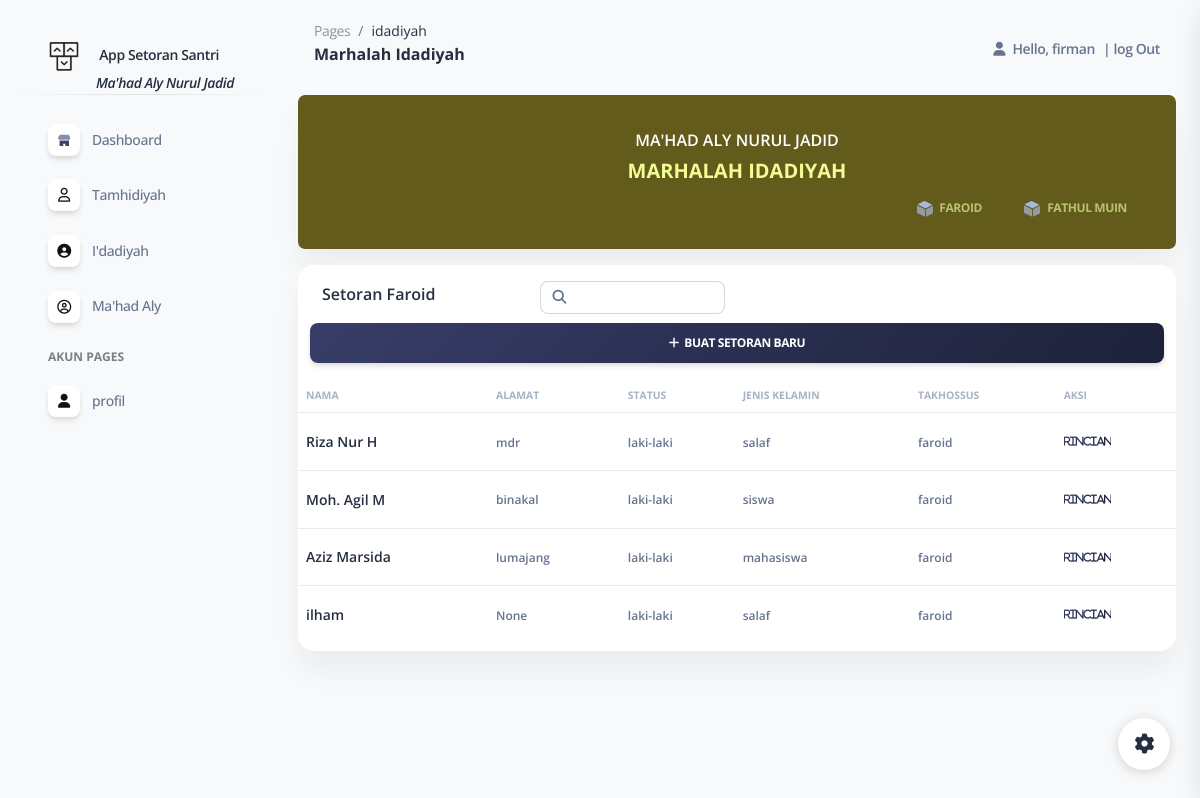
/faroid (signed in), run on the app's committed database.
### appstor/models.py (models this page shows, shortened)
class Santri(models.Model):
    jenis={
        ('laki-laki','laki-laki'),
        ('perempuan','perempuan')
     }
    statusp={
        ('siswa','siswa'),
        ('mahasiswa','mahasiswa'),
        ('salaf','salaf')
     }
    marhalah={
        ('Tamhidiyah','Tamhidiyah'),
        ('Idadiyah','Idadiyah'),
        ('Mahad Aly','Mahad Aly'),
     }
    jns={
        ('nubzah','nubzah'),
        ('fathul qorib','fathul qorib'),
        ('fathul muin','fathul muin'),
        ('faroid','faroid'),
        ('arudl','arudl'),
        ('mantiq','mantiq'),
        ('balaghoh','balaghoh'),
        ('qowaid fiqh','qowaid fiqh'),
        ('usul fiqh','usul fiqh'),
     }
    nama = models.CharField(max_length=200, blank=False, null=True)
    alamat = models.CharField( max_length=200, blank=True, null=True)
    status = models.CharField(choices=statusp, max_length=200, blank=True, null=True)
    jk = models.CharField(choices=jenis, max_length=20, blank=True, null=True)
    marhalah= models.CharField(choices=marhalah, max_length=30, blank=True, null=True)
    takhossus = models.CharField(choices=jns, max_length=30, blank=True, null=True)

### appstor/views.py (the view)
@login_required(login_url='login')
def faroid(request):
    list_muin = Santri.objects.all()
    filtermin = list_muin.filter(takhossus ='faroid')
    filter_santrim = SantriFilter(request.GET, queryset=filtermin)
    filtermin =filter_santrim.qs
    context = {
        'judul' : 'Marhalah Idadiyah',
        'menu': 'faroid',
        'page': 'idadiyah',
        'faroid': filtermin,
        'filter_data_santri': filter_santrim,
     }
    return render(request, 'data/faroid.html', context)

### appstor/templates/data/faroid.html (shortened to what this page needs)
{% extends "data/main.html" %}
{% block content %}
{% load static %}
{% load widget_tweaks %}
<div class="container-fluid">
    <div class="col-lg-0 mb-lg-0 mb-2">
        <div class="card">
                <div  style="background-color:rgba(99, 91, 28, 0.996); "  class="card-body p-20 badge  mt-0 w-100 me-4">
                <div class="row">
                    <div class="col-lg-0">
                        <div class="d-flex flex-column h-50">
                            <p class="mb-1 pt-2 text-bold">Ma'had ALy Nurul Jadid</p>
                            <h5 class="font-weight-bolder " style="color:rgb(244, 252, 150);">{{ judul}}</h5>
                            <div class="row gx-4">
                                <div
                                    class="col-lg-4 col-md-6 my-sm-auto ms-sm-auto me-sm-0 mx-auto mt-3 bg-transparent">
                                    <ul class="nav nav-pills nav-fill p-1 bg-transparent" role="tablist">
                                        <li class="nav-item">
                                            <a data-bs-toggle="tab"
                                             role="tab" aria-controls="overview"
                                                aria-selected="true" >
                                                <a  class="nav-link mb-0 px-0 py-1" href="{% url 'faroid' %}">
                                                <span class="ms-1" style="color:#b9c370;" >Faroid</span>
                                            </a>
                                        </a>
                                        </li>
                                        <li class="nav-item">
                                            <a data-bs-toggle="tab"
                                             role="tab" aria-controls="overview"
                                                aria-selected="true" >
                                                <a  class="nav-link mb-0 px-0 py-1 "  href="{% url 'muin' %}">
                                              <span class="ms-1" style="color:#b9c370;">Fathul Muin</span>
                                            </a>
                                        </li>
                                    </ul>
                                </div>
                            </div>
                        </div>
                    </div>
                </div>
            </div>
        </div>
    </div>
    <div class="row mt-3">
        <div class="col-12">
            <div class="card mb-4">
                <div class="ms-4 mt-3  pe-md-3 d-flex align-items-center">
                    <div class="me-md-2 w-25">
                        <h6>Setoran Faroid </h6>
                    </div>
                    <form method="get">
                        <div class="row  text-sm  w-600 ">
                                 <div class="col input-group " style="width: 100;" aria-placeholder="cari nama">
                                <span class="input-group-text text-body"><i class="fas fa-search" aria-hidden="true"
                                        aria-placeholder="nama"></i></span>
                                {{ filter_data_santri.form.nama | add_class:"form-control form-control-sm"}}
                            </div>
                        </div>
                    </form>
                </div>
                <div class="position-relative width-20px bg-cover top-0 width-20 ms-4 mb-3 mt-2 me-4 mx-0 ">
                    <div class="row">
                        <a class="btn bg-gradient-dark mb-0" href="{% url 'setorbaru' %}"><i
                                class="fas fa-plus"></i>&nbsp;&nbsp;buat setoran baru</a>
                    </div>
                </div>
                <div class="card-body px-0 pt-0 pb-2">
                    <div class="table-responsive p-0">
                        <table class="table align-items-center justify-content-center mb-0">
                            <thead>
                                <tr>
                                    <td class="text-uppercase text-secondary text-xxs font-weight-bolder opacity-7 ps-2">
                                        Nama</td>
                                    <td class="text-uppercase text-secondary text-xxs font-weight-bolder opacity-7 ps-2">
                                        alamat</td>
                                    <td class="text-uppercase text-secondary text-xxs font-weight-bolder  opacity-7 me-sm-1 ps-2">
                                        status</td>
                                    <td class="text-uppercase text-secondary text-xxs font-weight-bolder  opacity-7 me-sm-1 ps-2">
                                        Jenis kelamin</td>
                                    <td class="text-uppercase text-secondary text-xxs font-weight-bolder  opacity-7 me-sm-1 ps-2">
                                        takhossus</td>
                                    <td class="text-uppercase text-secondary text-xxs font-weight-bolder  opacity-7 ps-2">
                                        aksi</td>
                                </tr>
                            </thead>
                            <tbody>
                                {% for datanubzah in faroid %}
                                <tr>
                                    <td>
                                        <div class="d-flex px-0">
                                            <div class="my-auto">
                                                <h6 class="mb-0 text-sm"> {{ datanubzah.nama }}</h6>
                                            </div>
                                        </div>
                                    </td>
                                    <td>
                                        <span class="text-xs font-weight-bold"> {{ datanubzah.alamat }}</span>
                                    </td>
                                    <td>
                                        <span class="text-xs font-weight-bold"> {{ datanubzah.jk }}</span>
                                    </td>
                                    <td>
                                        <span class="text-xs font-weight-bold"> {{ datanubzah.status }}</span>
                                    </td>
                                    <td> <span class="text-xs font-weight-bold"> {{ datanubzah.takhossus}}</span>
                                    </td>
                                    <td class="align-items-center">
                                        <div class="ms-sm-0">
                                            <a class="btn btn-link text-dark text-gradient px-0 mb-0"
                                                href="{% url 'strfaroid' datanubzah.id %}"><i class="fa fa-view text-xxs me-0"
                                                    aria-hidden="true">rincian</i></a>
                                        </div>
                                    </td>
                                </tr>
                                </tr>{% endfor %}
                            </tbody>
                        </table>
                    </div>
                </div>
            </div>
        </div>
    </div>
</div>
{% endblock content %}

### appstor/templates/data/navbar.html (shortened to what this page needs)
{% load static %}
<!DOCTYPE html>
<html lang="en">
    <nav class="navbar navbar-main navbar-expand-lg px-0 mx-4 shadow-none border-radius-xl" id="navbarBlur" navbar-scroll="true">
        <div class="container-fluid py-1 px-3">
          <nav aria-label="breadcrumb">
            <ol class="breadcrumb bg-transparent mb-0 pb-0 pt-1 px-0 me-sm-6 me-5">
              <li class="breadcrumb-item text-sm"><a class="opacity-5 text-dark" href="javascript:;">Pages</a></li>
              <li class="breadcrumb-item text-sm text-dark active" aria-current="page">{{ page}}</li>
            </ol>
            <h6 class="font-weight-bolder mb-lg-3">{{ judul }}</h6>
          </nav>
          <div class="collapse navbar-collapse mt-sm-0 mt-2 me-md-0 me-sm-4" id="navbar">
            <ul class="navbar-nav  justify-content-end">
                <li class="nav-item d-flex align-items-center">
                    <a href="javascript:;" class="nav-link text-body font-weight-bold px-0">
                        <i class="fa fa-user me-sm-1"></i>
                        <span class="me-2 d-sm-inline d-none">Hello, {{ request.user }}</span>
                    </a>
                </li>
                {% if user.is_authenticated %}
                <li class="nav-item  d-flex align-items-center">
                    <a href="{% url 'logout' %}" class="nav-link text-body font-weight-bold px-0">
                    |
                        <span class="d-sm-inline M17 d-none">log Out</span>
                    </a>
                </li>
                {% endif %}
            </ul>
        </div>
    </div>
</nav>
</html>

### data on the page
Santri: nama "Riza Nur H", alamat "mdr", jk "laki-laki", status "salaf", takhossus "faroid"
Santri: nama "Moh. Agil M", alamat "binakal", jk "laki-laki", status "siswa", takhossus "faroid"
Santri: nama "Aziz Marsida", alamat "lumajang", jk "laki-laki", status "mahasiswa", takhossus "faroid"
Santri: nama "ilham", alamat "None", jk "laki-laki", status "salaf", takhossus "faroid"

### other printed values
{{ page }} "idadiyah"
{{ judul }} "Marhalah Idadiyah"
{{ request.user }} "firman"
{{ judul }} "MARHALAH IDADIYAH"
